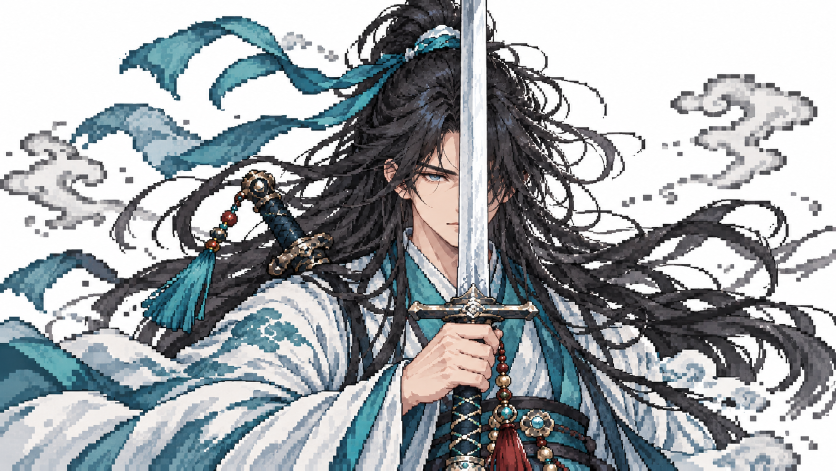
#> input picture design_image/Stoic Swordsman Amidst Pixel Clouds.png, 1672 x 941 px (shown at 1/2 size)
$ python grid.py '../Stoic Swordsman Amidst Pixel Clouds.png' out.png 5
#> lines starting #> are read from the running program, lines starting #| are printed output that depends on the picture
"""Zoomed preview with a coordinate grid, for planning pixel edits.

usage: python grid.py <in.png> <out.png> [scale] [x0 y0 x1 y1]
"""
import sys
from PIL import Image, ImageDraw

src = Image.open(sys.argv[1]).convert("RGBA")
out = sys.argv[2]
s = int(sys.argv[3]) if len(sys.argv) > 3 else 14
if len(sys.argv) > 7:
    x0, y0, x1, y1 = map(int, sys.argv[4:8])
else:
    x0, y0, x1, y1 = 0, 0, src.width, src.height
#> x0 = 0; y0 = 0; x1 = 1672; y1 = 941
crop = src.crop((x0, y0, x1, y1))
m = 28  # margin for labels
img = Image.new("RGBA", (crop.width * s + m, crop.height * s + m), (120, 170, 220, 255))
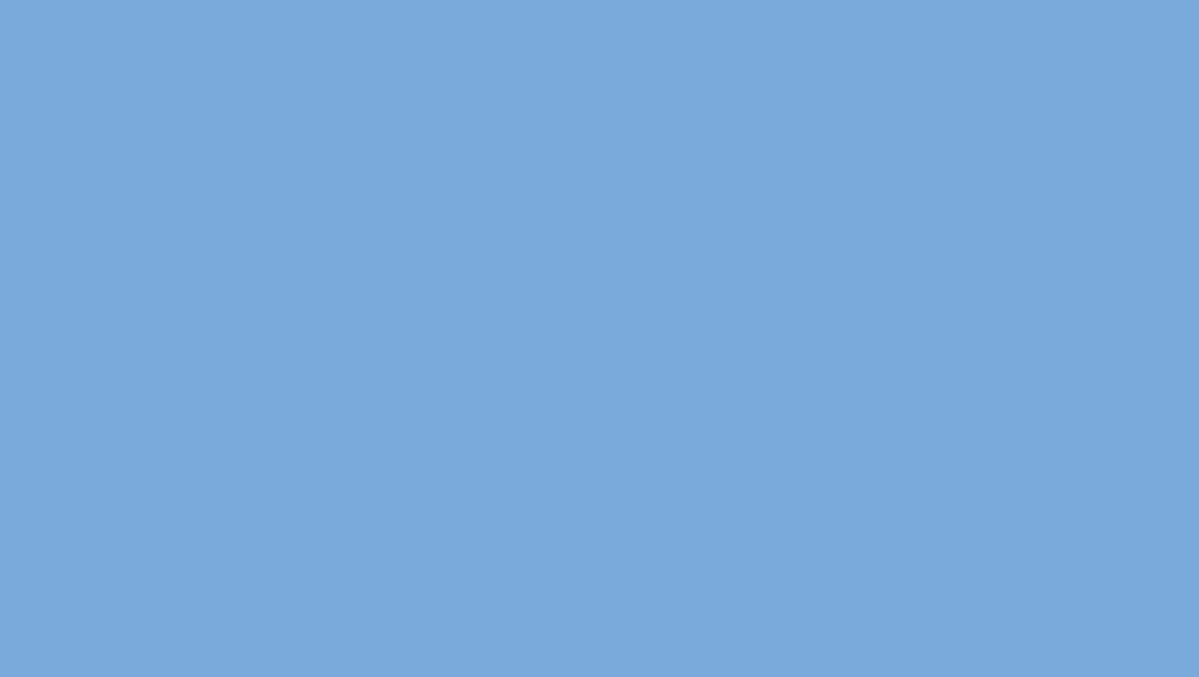
#> img: PIL image 8388x4733 RGBA (shown at 1/7 size); mean R, G, B, A 120, 170, 220, 255
img.alpha_composite(crop.resize((crop.width * s, crop.height * s), Image.Resampling.NEAREST), (m, m))
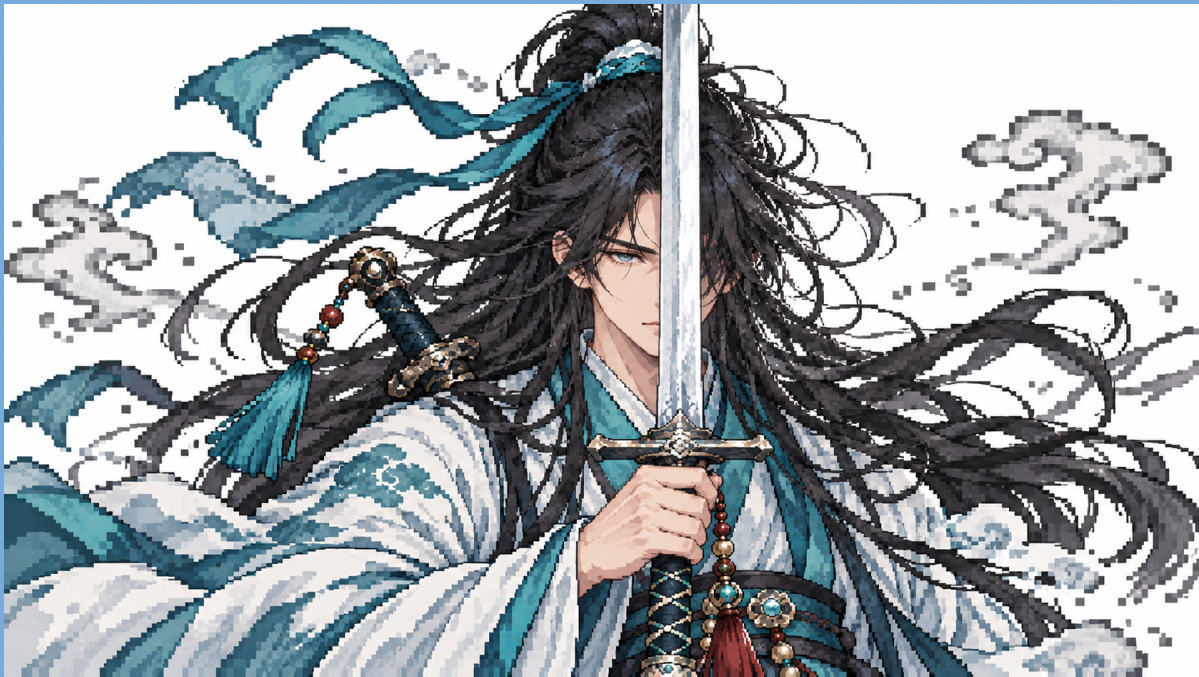
#> img: PIL image 8388x4733 RGBA (shown at 1/7 size); mean R, G, B, A 160.3, 165.6, 169.4, 255
d = ImageDraw.Draw(img)
for i in range(crop.width + 1):
    x = m + i * s
    d.line([(x, m), (x, img.height)], fill=(0, 0, 0, 90 if (x0 + i) % 4 else 200))
    if (x0 + i) % 4 == 0 and i < crop.width:
        d.text((x + 2, 4), str(x0 + i), fill=(0, 0, 0, 255))
for j in range(crop.height + 1):
    y = m + j * s
    d.line([(m, y), (img.width, y)], fill=(0, 0, 0, 90 if (y0 + j) % 4 else 200))
    if (y0 + j) % 4 == 0 and j < crop.height:
        d.text((2, y + 2), str(y0 + j), fill=(0, 0, 0, 255))
img.save(out)
